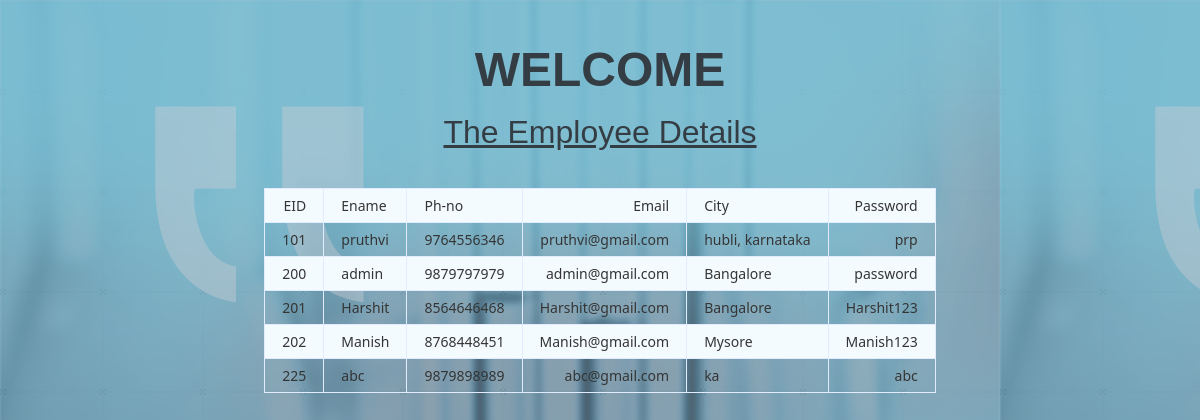
The app's page /process2.php with its own data.
### tables this page shows
CREATE TABLE `employee` (
  `EID` mediumint(3) NOT NULL,
  `Ename` varchar(20) NOT NULL,
  `Pwd` varchar(20) NOT NULL,
  `Phno` bigint(10) NOT NULL,
  `mail` varchar(20) NOT NULL,
  `city` varchar(20) NOT NULL
);

### process2.php (the view, shortened to what this page needs)
<?php
$link = mysqli_connect("127.0.0.1:3307", "root", "bala123", "fashion_loft");
$result = mysqli_query($link, "SELECT * FROM employee");
$row=mysqli_fetch_assoc($result);
?>
<html>
<head>
	</head>
<body background="bg.png">
<table class="data-table">
<center> <b><br><h1><font size="8">WELCOME</font></h1></br></b></center>
<center> <font size="6"><u>The Employee Details</u><br> </br></center>
<tr>
<td> EID </td>
<td> Ename </td>
<td> Ph-no </td>
<td> Email </td>
<td> City </td>
<td> Password </td>
</tr>
<?php
do
{
	echo "<tr>";
	echo "<td>".$row['EID']."</td>";
	echo "<td>".$row['Ename']."</td>";
	echo "<td>".$row['Phno']."</td>";
	echo "<td>".$row['mail']."</td>";
	echo "<td>".$row['city']."</td>";
	echo "<td>".$row['Pwd']."</td>";
	echo "</tr>";
}while($row=mysqli_fetch_assoc($result));
?>
</body>
</html>

### process2.php (style rules this page uses)
body { font-size: 15px; color: #343d44; font-family: "segoe-ui", "open-sans", tahoma, arial; padding: 0; margin: 0; }
table { margin: auto; font-family: "Lucida Sans Unicode", "Lucida Grande", "Segoe Ui"; font-size: 12px; }
h1 { margin: 25px auto 0; text-align: center; text-transform: uppercase; font-size: 17px; }
table td { transition: all .5s; }
.data-table { border-collapse: collapse; font-size: 14px; min-width: 537px; }
.data-table th, .data-table td { border: 1px solid #e1edff; padding: 7px 17px; }
.data-table tbody td { color: #353535; }
.data-table tbody td:first-child, .data-table tbody td:nth-child(4), .data-table tbody td:last-child { text-align: right; }
.data-table tbody tr:nth-child(odd) td { background-color: #f4fbff; }

### records on screen
employee: EID "101", Ename "pruthvi", Phno "9764556346", mail "pruthvi@gmail.com", city "hubli, karnataka", Pwd "prp"
employee: EID "200", Ename "admin", Phno "9879797979", mail "admin@gmail.com", city "Bangalore", Pwd "password"
employee: EID "201", Ename "Harshit", Phno "8564646468", mail "Harshit@gmail.com", city "Bangalore", Pwd "Harshit123"
employee: EID "202", Ename "Manish", Phno "8768448451", mail "Manish@gmail.com", city "Mysore", Pwd "Manish123"
employee: EID "225", Ename "abc", Phno "9879898989", mail "abc@gmail.com", city "ka", Pwd "abc"
